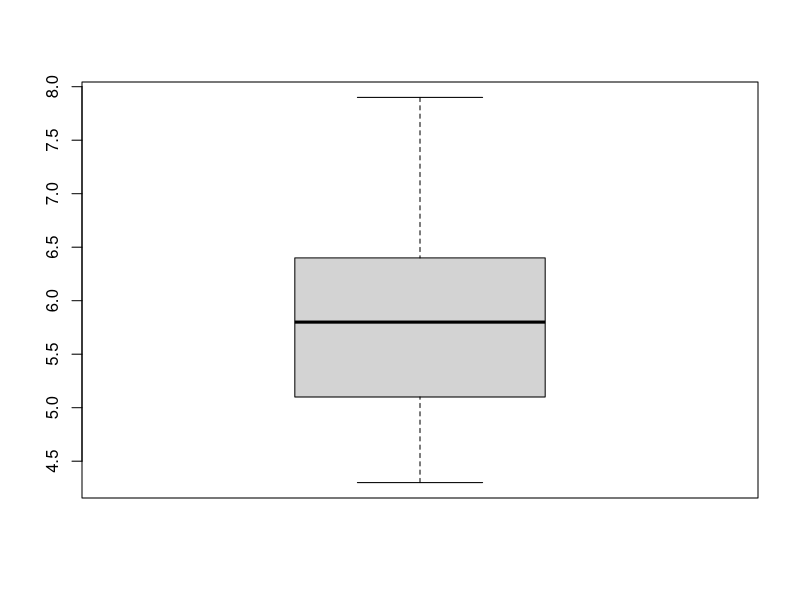
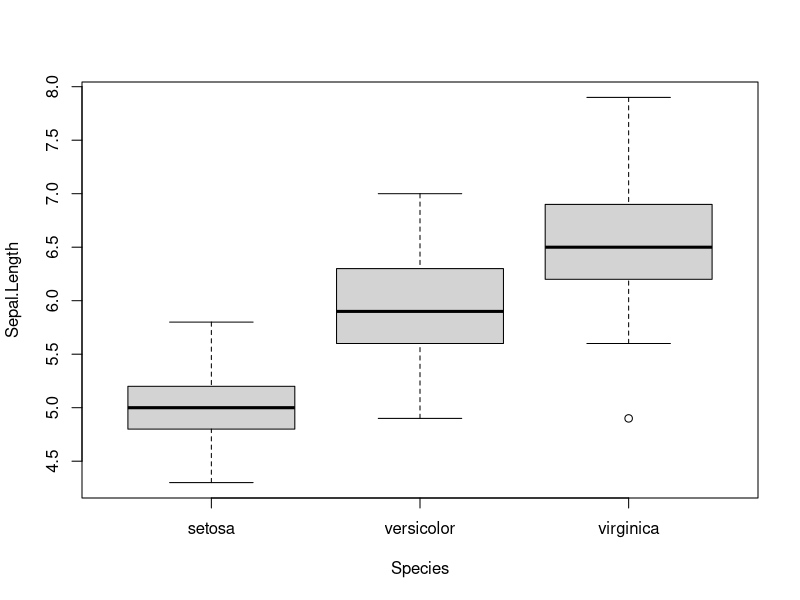
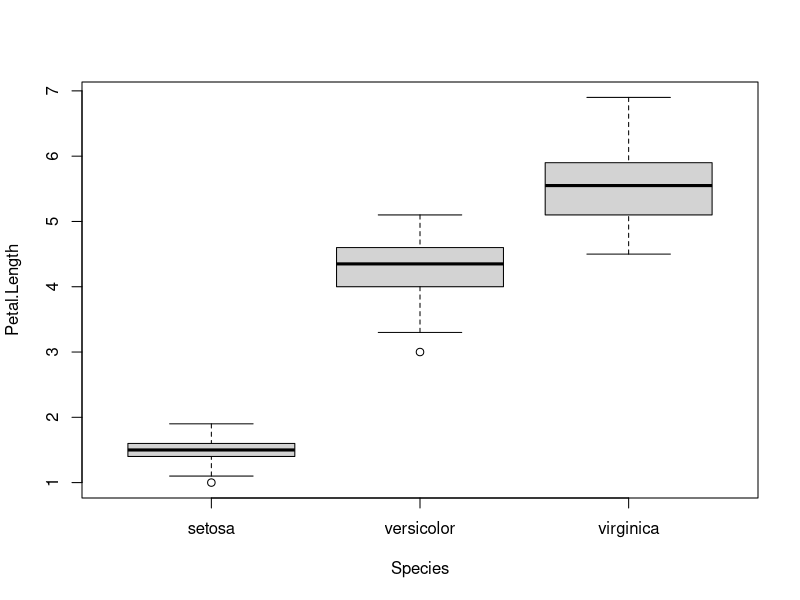
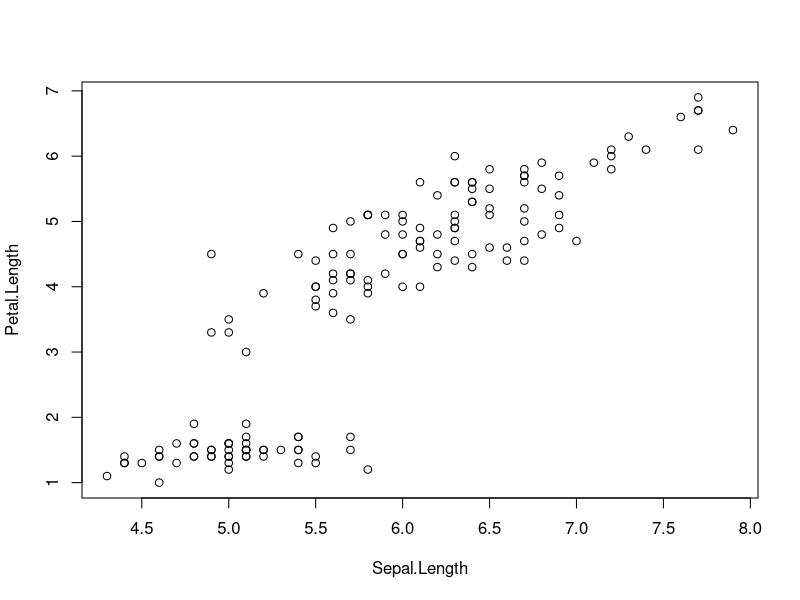
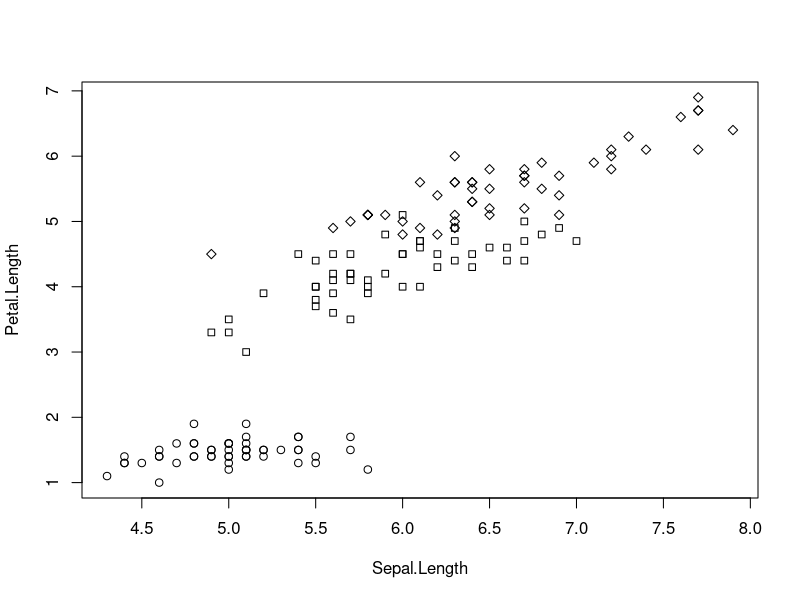
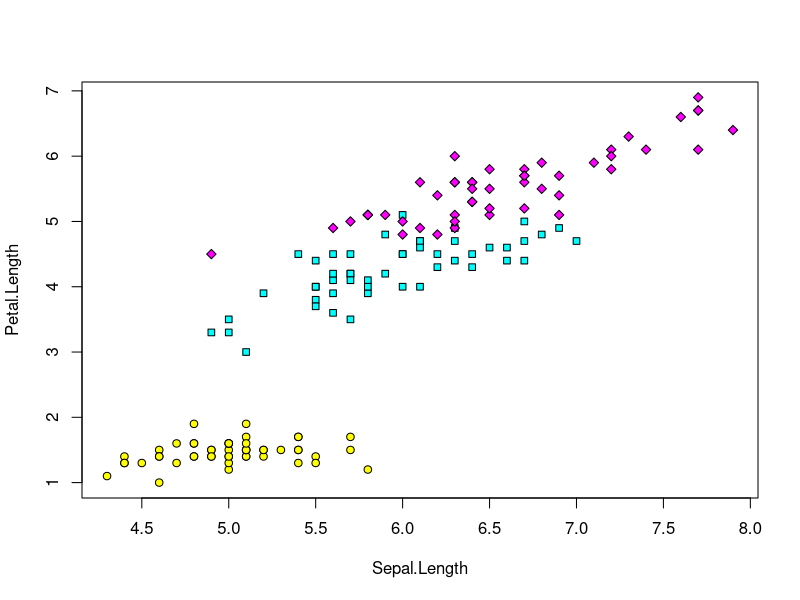
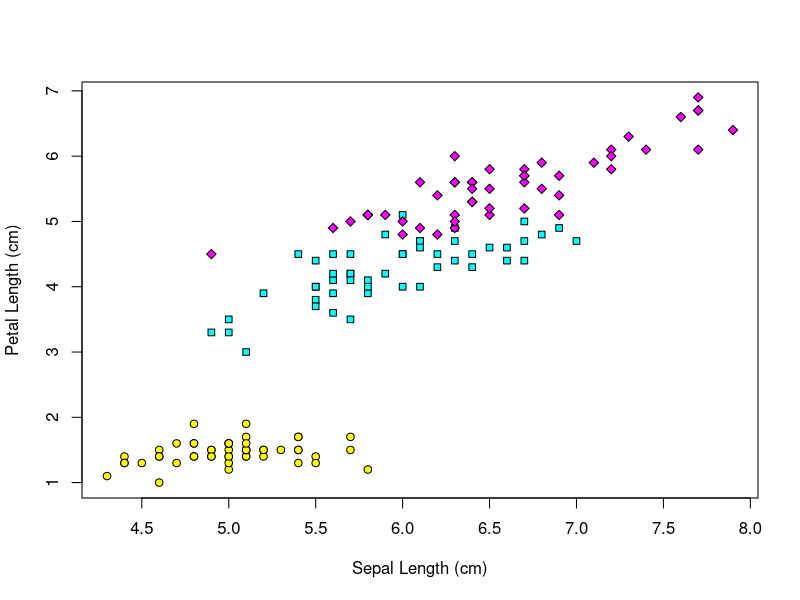

Write the R code that produced these figures, in order.
data(iris)
iris
head(iris)
tail(iris)
nrow(iris)
ncol(iris)
dim(iris)
iris$Sepal.Length
iris$sepal.length
mean(iris$Sepal.Length)
unique(iris$Species)
mean(iris$Sepal.Length[iris$Species == 'setosa'])
# repeat for the other two species.

# perform an analysis of variance to determine if the mean lengths are significantly different.

attach(iris)
iris.aov <- aov(Sepal.Length ~ Species)
iris.aov
summary(iris.aov)

# various types of graphs
boxplot(Sepal.Length) # not really useful as we're interested in between species
boxplot(Sepal.Length ~ Species)

boxplot(Petal.Length ~ Species)

# is there a relationship between sepal length and petal length?

plot(Petal.Length ~ Sepal.Length)
#notice that petal length is on the Y axis, sepal length is on the X axis. The Y axis is plotted as a function of the X axis.

# can't tell between the three species so let's use symbols and color to differentiate

plot(Petal.Length ~ Sepal.Length, pch = c(21,22,23)[Species])

mycolor = c('yellow','cyan','magenta')

# now add some color.
plot(Petal.Length ~ Sepal.Length, pch=c(21,22,23)[Species], bg = mycolor[Species])

# Now, make the axes more useful
plot(Petal.Length ~ Sepal.Length, pch=c(21,22,23)[Species], bg = mycolor[Species], ylab = 'Petal Length (cm)', xlab = 'Sepal Length (cm)')

#legend(4.5, 6.5, legend=c('Iris setosa','I. versicolor','I. virginica'), pch=c(21,22,23), pt.bg=mycolor, text.font=3)

detach(iris)
